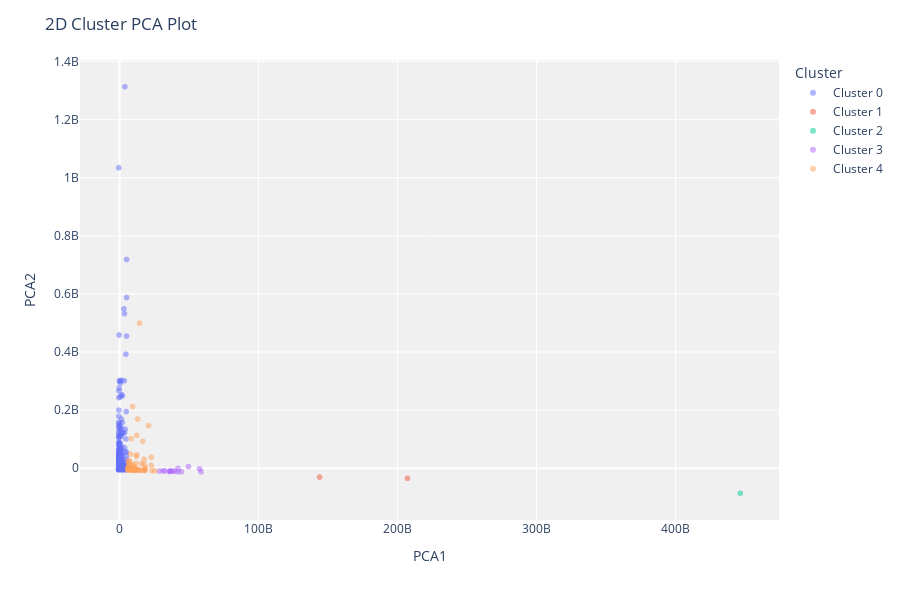

The notebook cell this image was saved under:
### Code cell
# plot pca cluster plot 
plot_model(kmeans, plot = 'cluster')

### Figure 1 — Plotly figure (JSON) as saved in the notebook; plotly's stock layout.template omitted (floating-point values rounded to 4 significant figures; data arrays with more than 128 entries replaced by an {"elided": "..."} marker saying what was removed)
{"data": [{"customdata": {"elided": "5476x1 str values"}, "hovertemplate": "Cluster=Cluster 0<br>PCA1=%{x}<br>PCA2=%{y}<br>Feature=%{customdata[0]}<extra></extra>", "legendgroup": "Cluster 0", "marker": {"color": "#636efa", "opacity": 0.5, "symbol": "circle"}, "mode": "markers", "name": "Cluster 0", "showlegend": true, "textposition": "top center", "type": "scattergl", "x": {"elided": "5476 float values"}, "xaxis": "x", "y": {"elided": "5476 float values"}, "yaxis": "y"}, {"customdata": [["Rio de Janeiro"], ["Brasília"]], "hovertemplate": "Cluster=Cluster 1<br>PCA1=%{x}<br>PCA2=%{y}<br>Feature=%{customdata[0]}<extra></extra>", "legendgroup": "Cluster 1", "marker": {"color": "#EF553B", "opacity": 0.5, "symbol": "circle"}, "mode": "markers", "name": "Cluster 1", "showlegend": true, "textposition": "top center", "type": "scattergl", "x": [207100000000.0, 143900000000.0], "xaxis": "x", "y": [-34790000.0, -30630000.0], "yaxis": "y"}, {"customdata": [["São Paulo"]], "hovertemplate": "Cluster=Cluster 2<br>PCA1=%{x}<br>PCA2=%{y}<br>Feature=%{customdata[0]}<extra></extra>", "legendgroup": "Cluster 2", "marker": {"color": "#00cc96", "opacity": 0.5, "symbol": "circle"}, "mode": "markers", "name": "Cluster 2", "showlegend": true, "textposition": "top center", "type": "scattergl", "x": [446600000000.0], "xaxis": "x", "y": [-86200000.0], "yaxis": "y"}, {"customdata": [["Barueri"], ["Campinas"], ["Osasco"], ["Salvador"], ["Campos dos Goytacazes"], ["Goiânia"], ["Guarulhos"], ["Curitiba"], ["Recife"], ["São Bernardo do Campo"], ["Manaus"], ["Belo Horizonte"], ["Fortaleza"], ["Porto Alegre"]], "hovertemplate": "Cluster=Cluster 3<br>PCA1=%{x}<br>PCA2=%{y}<br>Feature=%{customdata[0]}<extra></extra>", "legendgroup": "Cluster 3", "marker": {"color": "#ab63fa", "opacity": 0.5, "symbol": "circle"}, "mode": "markers", "name": "Cluster 3", "showlegend": true, "textposition": "top center", "type": "scattergl", "x": [31210000000.0, 35890000000.0, 44460000000.0, 39530000000.0, 37990000000.0, 28600000000.0, 36090000000.0, 57500000000.0, 32510000000.0, 41880000000.0, 49510000000.0, 58520000000.0, 36590000000.0, 41990000000.0], "xaxis": "x", "y": [-9448000.0, -10990000.0, -12320000.0, -10950000.0, -9871000.0, -9740000.0, -11040000.0, -2108000.0, -9050000.0, -11940000.0, 5462000.0, -12520000.0, -9532000.0, -545400.0], "yaxis": "y"}, {"customdata": [["Piracicaba"], ["Natal"], ["Araucária"], ["Uberaba"], ["Uberlândia"], ["Diadema"], ["Cubatão"], ["Blumenau"], ["São José dos Pinhais"], ["Cotia"], ["Feira de Santana"], ["Cuiabá"], ["Florianópolis"], ["Ribeirão Preto"], ["Contagem"], ["Anápolis"], ["Itajaí"], ["Taubaté"], ["São Gonçalo"], ["Cabo Frio"], ["Maringá"], ["Jacareí"], ["Mogi das Cruzes"], ["Rio das Ostras"], ["Duque de Caxias"], ["Serra"], ["Jundiaí"], ["Caxias do Sul"], ["Parauapebas"], ["Mauá"], ["Vitória"], ["Londrina"], ["Limeira"], ["Petrópolis"], ["Macaé"], ["Louveira"], ["Nova Iguaçu"], ["Canoas"], ["Aracaju"], ["Jaboatão dos Guararapes"], ["Niterói"], ["Vila Velha"], ["Betim"], ["Ipatinga"], ["Foz do Iguaçu"], ["Belém"], ["Maceió"], ["Paulínia"], ["Ponta Grossa"], ["Joinville"], ["Santo André"], ["Juiz de Fora"], ["São Luís"], ["Santos"], ["São Caetano do Sul"], ["São Carlos"], ["João Pessoa"], ["Gravataí"], ["São José do Rio Preto"], ["Hortolândia"], ["Americana"], ["Campo Grande"], ["Indaiatuba"], ["Camaçari"], ["Sorocaba"], ["Volta Redonda"], ["Sumaré"], ["Suzano"], ["Teresina"], ["Porto Velho"], ["Bauru"], ["São José dos Campos"]], "hovertemplate": "Cluster=Cluster 4<br>PCA1=%{x}<br>PCA2=%{y}<br>Feature=%{customdata[0]}<extra></extra>", "legendgroup": "Cluster 4", "marker": {"color": "#FFA15A", "opacity": 0.5, "symbol": "circle"}, "mode": "markers", "name": "Cluster 4", "showlegend": true, "textposition": "top center", "type": "scattergl", "x": [11540000000.0, 13430000000.0, 8329000000.0, 6608000000.0, 18380000000.0, 10230000000.0, 8055000000.0, 9194000000.0, 16660000000.0, 6317000000.0, 6399000000.0, 11940000000.0, 10590000000.0, 16830000000.0, 18470000000.0, 10430000000.0, 9360000000.0, 11130000000.0, 9759000000.0, 8619000000.0, 7866000000.0, 5945000000.0, 8769000000.0, 8263000000.0, 22760000000.0, 12230000000.0, 23150000000.0, 15820000000.0, 14340000000.0, 8788000000.0, 20810000000.0, 10170000000.0, 6733000000.0, 6534000000.0, 12910000000.0, 6733000000.0, 9540000000.0, 12040000000.0, 8962000000.0, 6901000000.0, 11840000000.0, 7323000000.0, 22770000000.0, 6849000000.0, 5805000000.0, 17900000000.0, 11560000000.0, 13990000000.0, 6019000000.0, 17590000000.0, 17870000000.0, 9297000000.0, 17590000000.0, 12600000000.0, 10960000000.0, 6014000000.0, 10180000000.0, 6612000000.0, 8665000000.0, 8230000000.0, 6397000000.0, 14430000000.0, 6918000000.0, 12290000000.0, 17980000000.0, 8974000000.0, 8528000000.0, 5880000000.0, 9933000000.0, 8400000000.0, 7221000000.0, 25200000000.0], "xaxis": "x", "y": [-6528000.0, -6438000.0, 101600000.0, 3900000.0, -2934000.0, -6317000.0, -5547000.0, 13010000.0, 92970000.0, -5565000.0, -3173000.0, -2508000.0, -1111000.0, -7543000.0, 2106000.0, -6320000.0, 212200000.0, -6382000.0, -5318000.0, -5650000.0, 48670000.0, -5502000.0, -6065000.0, 1943000.0, 9627000.0, 46140000.0, -8475000.0, 15320000.0, 499500000.0, -6081000.0, 146900000.0, 4145000.0, -5695000.0, 1645000.0, 169200000.0, -4734000.0, -6008000.0, 40960000.0, -5911000.0, -4533000.0, 16850000.0, 25060000.0, 37580000.0, 19140000.0, 2225000.0, -4474000.0, -337900.0, -6069000.0, 24770000.0, 30690000.0, -7729000.0, 7727000.0, 13960000.0, -6729000.0, -6158000.0, -5542000.0, -4763000.0, 13310000.0, -6084000.0, -5828000.0, -5602000.0, -7157000.0, -5670000.0, 113200000.0, -7712000.0, 3199000.0, -5940000.0, -5524000.0, -5795000.0, -2685000.0, -5809000.0, -8982000.0], "yaxis": "y"}], "layout": {"height": 600, "legend": {"title": {"text": "Cluster"}, "tracegroupgap": 0}, "margin": {"t": 60}, "plot_bgcolor": "rgb(240,240,240)", "title": {"text": "2D Cluster PCA Plot"}, "xaxis": {"anchor": "y", "domain": [0, 1], "title": {"text": "PCA1"}}, "yaxis": {"anchor": "x", "domain": [0, 1], "title": {"text": "PCA2"}}}}
